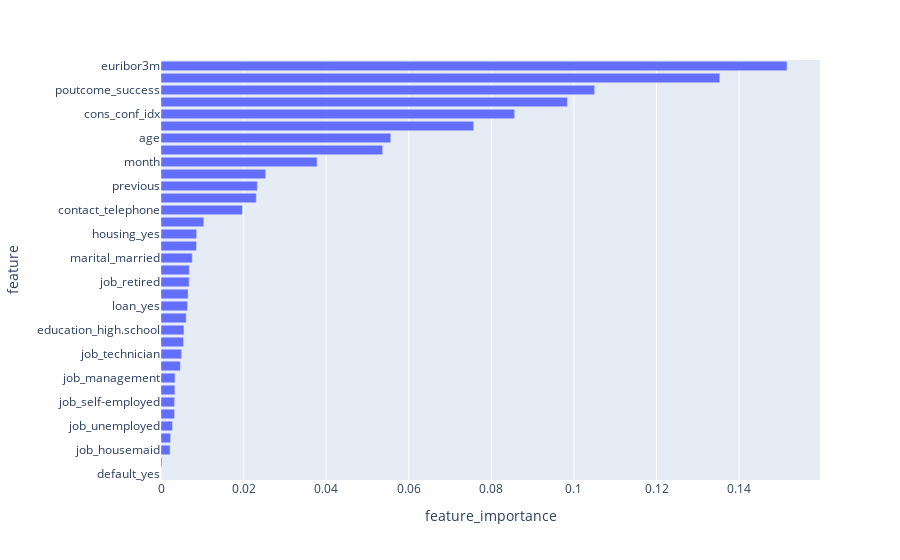

Notebook cell for this chart:
### Code cell
rf_cls = RandomForestClassifier(max_depth=10, random_state=42)
rf_cls.fit(X_train, y_train)

base_imp = imp_df(X_train.columns, rf_cls.feature_importances_)
px.bar(base_imp, x="feature_importance", y="feature", orientation="h", height=800)

### Figure 1 — Plotly figure (JSON) as saved in the notebook; plotly's stock layout.template omitted (floating-point values rounded to 4 significant figures)
{"data": [{"alignmentgroup": "True", "hovertemplate": "feature_importance=%{x}<br>feature=%{y}<extra></extra>", "legendgroup": "", "marker": {"color": "#636efa"}, "name": "", "offsetgroup": "", "orientation": "h", "showlegend": false, "textposition": "auto", "type": "bar", "x": [1.394e-07, 0.0002386, 0.002196, 0.002327, 0.002788, 0.003282, 0.003311, 0.003376, 0.003412, 0.004689, 0.004997, 0.005455, 0.005562, 0.006105, 0.006422, 0.006558, 0.006819, 0.006871, 0.007573, 0.008596, 0.008638, 0.01036, 0.01973, 0.02308, 0.02334, 0.02535, 0.03781, 0.05369, 0.05564, 0.07573, 0.08565, 0.09844, 0.105, 0.1353, 0.1516], "xaxis": "x", "y": ["default_yes", "education_illiterate", "job_housemaid", "job_entrepreneur", "job_unemployed", "education_basic_6y", "job_self-employed", "job_services", "job_management", "education_basicy_9", "job_technician", "education_professional.course", "education_high.school", "job_blue-collar", "loan_yes", "job_student", "job_retired", "marital_single", "marital_married", "education_university.degree", "housing_yes", "poutcome_nonexistent", "contact_telephone", "day_of_week", "previous", "campaign", "month", "cons_price_idx", "age", "emp_var_rate", "cons_conf_idx", "pdays", "poutcome_success", "nr_employed", "euribor3m"], "yaxis": "y"}], "layout": {"autosize": true, "barmode": "relative", "legend": {"tracegroupgap": 0}, "margin": {"t": 60}, "xaxis": {"anchor": "y", "autorange": true, "domain": [0, 1], "range": [0, 0.1596], "title": {"text": "feature_importance"}, "type": "linear"}, "yaxis": {"anchor": "x", "autorange": true, "domain": [0, 1], "range": [-0.5, 34.5], "title": {"text": "feature"}, "type": "category"}}}
